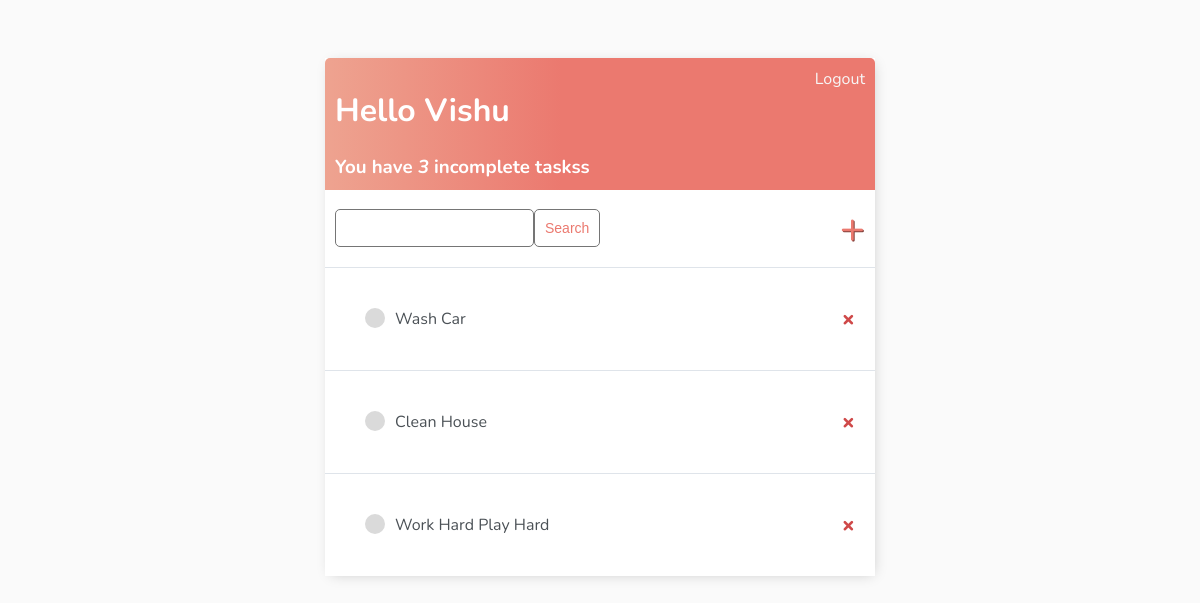
The app's page / (signed in), older data.
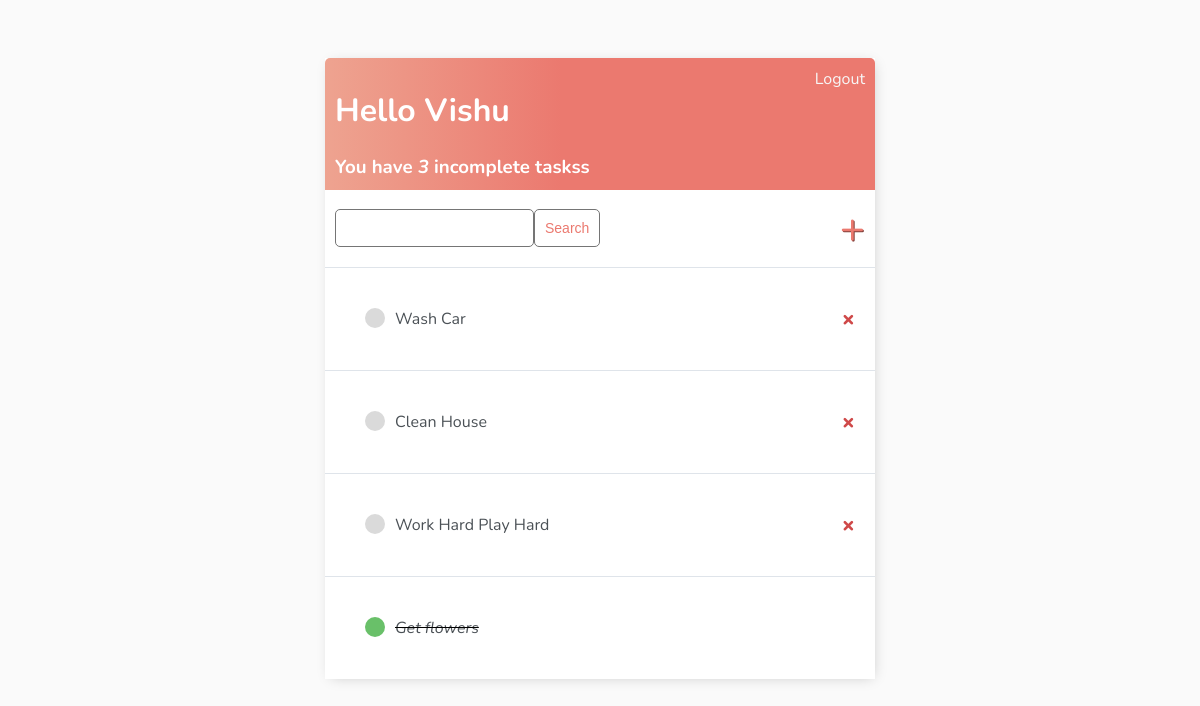
The same page, newer data.
### base/models.py (models this page shows)
class Task(models.Model):
    user = models.ForeignKey(
        User, on_delete=models.CASCADE, null=True, blank=True)
    title = models.CharField(max_length=200)
    description = models.TextField(null=True, blank=True)
    complete = models.BooleanField(default=False)
    create = models.DateTimeField(auto_now_add=True)
    def __str__(self) -> str:
        return self.title
    class Meta:
        ordering = ['complete']

### base/views.py (the view)
# urls.py: path('', TaskList.as_view(), name='tasks'),
class TaskList(LoginRequiredMixin, ListView):
    model = Task
    context_object_name = 'tasks'
    def get_context_data(self, **kwargs):
        context = super().get_context_data(**kwargs)
        context['tasks'] = context['tasks'].filter(user=self.request.user)
        context['count'] = context['tasks'].filter(complete=False).count()
        search_input = self.request.GET.get('search-area') or ''
        if search_input:
            context['tasks'] = context['tasks'].filter(
                title__startswith=search_input)
        context['search_input'] = search_input
        return context

### base/templates/base/task_list.html
{% extends "base/main.html" %}
{% block content %}
<div class="header-bar">
    <div>
        <h1>Hello {{request.user|title}}</h1>
        <h3 style="margin:0">You have <i>{{count}}</i> incomplete tasks{{count|pluralize:'s'}}</h3>
    </div>
    {% if request.user.is_authenticated %}
    <a href="{% url "logout" %}">Logout</a>
    {% else %}
    <a href="{% url "login" %}">Login</a>
    {% endif %}
</div>
<div id="search-add-wrapper">
    <form action="" method="GET" style="display: flex">
        <input type="text" name="search-area" value="{{search_input}}">
        <input class="button" type="submit" value="Search">
    </form>
    <a id="add-link" href="{% url 'task-create' %}">&#x2b;</a>
</div>
<div class="task-items-wrapper">
    {% for task in tasks %}
    <div class="task-wrapper">
        {% if task.complete %}
            <div class="task-title">
                <div class="task-complete-icon"></div>
                <i><s><a href="{% url "task-update" task.id %}">{{task}}</a></s></i>
            </div>
        {% else %}
        <div class="task-title">
            <div class="task-incomplete-icon"></div>
            <a href="{% url "task-update" task.id %}">{{task}}</a>
        </div>
        <a class="delete-link" href="{% url "task-delete" task.id %}">&#215;</a>
        {% endif %}
    </div>
    {% empty %}
    <h3>No Items in List</h3>
    {% endfor %}
</div>
{% endblock content %}

### base/templates/base/main.html (shortened to what this page needs)
<!DOCTYPE html>
<html lang="en">
<head>
</head>
<body>
    <div class="container">
        {% block content %}
        {% endblock content %}
    </div>
</body>
</html>

### base/templates/base/main.html (style rules this page uses)
body { background-color: #FAFAFA; font-family: 'Nunito', sans-serif; padding-top: 50px; }
h1, h2, h3, h4, h5, h6, { font-family: 'Raleway', sans-serif; }
.container { max-width: 550px; margin: auto; background-color: #fff; -webkit-box-shadow: 2px 2px 13px -4px rgba(0, 0, 0, 0.21); box-shadow: 2px 2px 13px -4px rgba(0, 0, 0, 0.21); }
.header-bar { display: flex; justify-content: space-between; color: #fff; padding: 10px; border-radius: 5px 5px 0 0; background: linear-gradient(90deg, #EEA390 0%, #EB796F 43%, #EB796F 100%); }
.header-bar a { color: rgb(247, 247, 247); text-decoration: none; }
.task-wrapper { display: flex; align-items: center; justify-content: space-between; padding: 20px; background-color: #fff; border-top: 1px solid #dfe4ea; }
.task-title { display: flex; padding: 20px; }
.task-title a { text-decoration: none; color: #4b5156; margin-left: 10px; }
.task-complete-icon { height: 20px; width: 20px; background-color: rgb(105, 192, 105); border-radius: 50%; }
.task-incomplete-icon { height: 20px; width: 20px; background-color: rgb(218, 218, 218); border-radius: 50%; }
.delete-link { text-decoration: none; font-weight: 900; color: #cf4949; font-size: 22px; line-height: 0; padding: 20px 0px; }
#search-add-wrapper { display: flex; justify-content: space-between; align-items: center; padding: 10px; }
#add-link { color: #EB796F; text-decoration: none; font-size: 42px; text-shadow: 1px 1px #81413b; }
input[type=text], input[type=password], textarea { border: 1px solid #757575; border-radius: 5px; padding: 10px; width: 90%; }
.button { border: 1px solid #757575; background-color: #FFF; color: #EB796F; padding: 10px; font-size: 14px; border-radius: 5px; cursor: pointer; text-decoration: none; }

Row changes from the older to the newer data that the page shows:
added Task: title "Get flowers"
